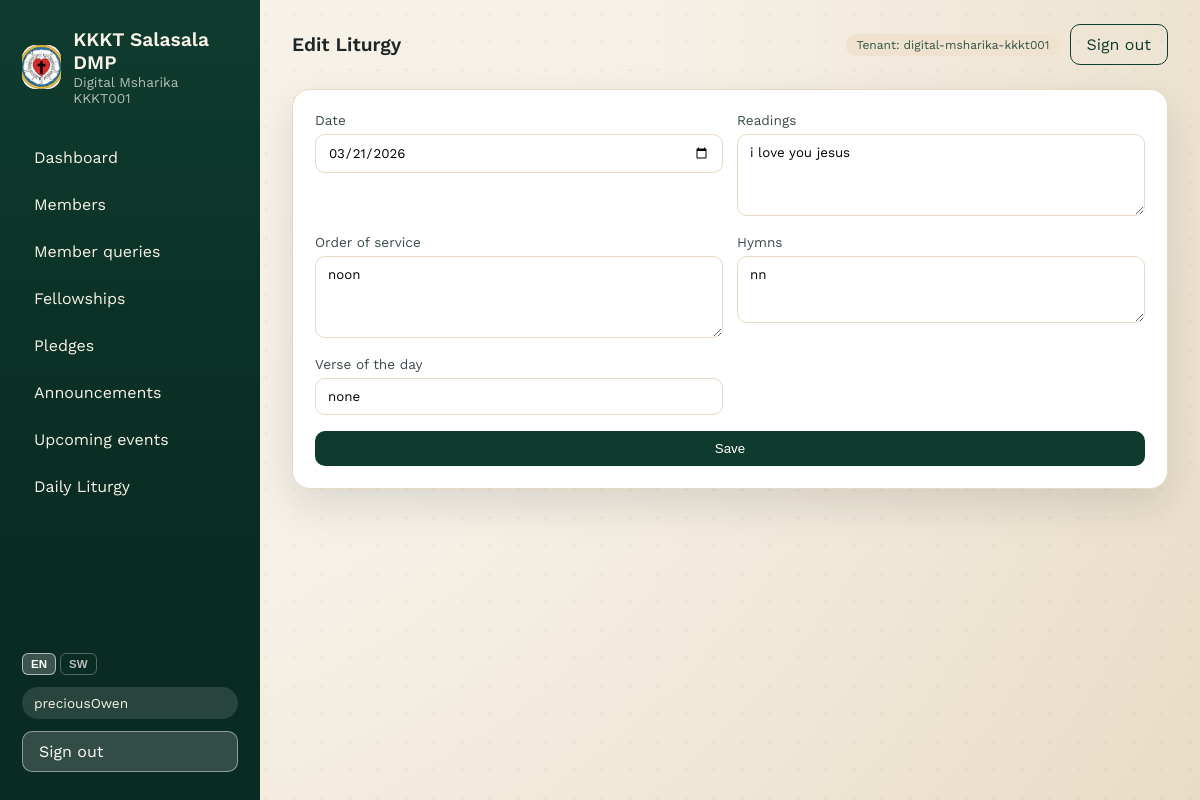
The app's page /content/liturgy/1/edit/ (signed in) with its own data.
### tenants/models.py (models this page shows, shortened)
class Tenant(models.Model):
	name = models.CharField(max_length=200)
	slug = models.SlugField(unique=True)
	is_active = models.BooleanField(default=True)
	created_at = models.DateTimeField(auto_now_add=True)
	class Meta:
		ordering = ["name"]

### content_app/models.py (models this page shows, shortened)
class DailyLiturgy(TenantAwareModel):
	date = models.DateField()
	readings = models.TextField()
	order_of_service = models.TextField()
	hymns = models.TextField()
	verse_of_the_day = models.CharField(max_length=300)
	class Meta:
		ordering = ["-date"]
		constraints = [
			models.UniqueConstraint(
				fields=["tenant", "date"],
				name="uniq_liturgy_date_per_tenant",
			)
		]

### content_app/views.py (the view, shortened to what this page needs)
# urls.py: path("liturgy/<int:pk>/edit/", views.DailyLiturgyUpdateView.as_view(), name="liturgy-update"),
class DailyLiturgyUpdateView(TenantMixin, UpdateView):
    model = DailyLiturgy
    form_class = DailyLiturgyForm
    template_name = "content_app/liturgy_form.html"
    success_url = reverse_lazy("content:liturgy")
    def get_context_data(self, **kwargs):
        ctx = super().get_context_data(**kwargs)
        ctx["title"] = "Edit Liturgy"
        return ctx
    def dispatch(self, request, *args, **kwargs):
        if not self.is_admin():
            raise PermissionDenied
        return super().dispatch(request, *args, **kwargs)

### content_app/forms.py
class DailyLiturgyForm(forms.ModelForm):
    date = forms.DateField(
        widget=forms.DateInput(attrs={"type": "date", "class": "form-control"})
    )
    class Meta:
        model = DailyLiturgy
        exclude = ["tenant"]
        widgets = {
            "readings": forms.Textarea(attrs={"class": "form-control", "rows": 4}),
            "order_of_service": forms.Textarea(
                attrs={"class": "form-control", "rows": 4}
            ),
            "hymns": forms.Textarea(attrs={"class": "form-control", "rows": 3}),
            "verse_of_the_day": forms.TextInput(attrs={"class": "form-control"}),
        }

### content_app/views.py (called while the page is built)
    def get_tenant(self):
        return getattr(self.request, "tenant", None)

    def is_admin(self):
        user = self.request.user
        return user.is_superuser or user.id == 1

    def get_queryset(self):
        qs = super().get_queryset()
        tenant = self.get_tenant()
        if tenant is None:
            return qs.none()
        return qs.filter(tenant=tenant)

### tenants/context_processors.py (called while the page is built)
def pending_applications(request):
    user = getattr(request, "user", None)
    tenant = getattr(request, "tenant", None)
    if not user or not user.is_authenticated or tenant is None:
        return {"pending_applications_count": 0}
    if not (user.is_superuser or user.id == 1):
        return {"pending_applications_count": 0}
    count = MemberApplication.objects.filter(
        tenant=tenant,
        status=MemberApplication.STATUS_PENDING,
    ).count()
    return {"pending_applications_count": count}

### templates/content_app/liturgy_form.html (shortened to what this page needs)
{% extends 'base.html' %}
{% load i18n %}
{% block header %}{{ title|default:_('Liturgy') }}{% endblock %}
{% block content %}
<section class="card">
    {% if user.is_superuser or user.id == 1 %}
        <form method="post" class="form">
            <div class="form-grid">
                {% for field in form %}
                    <label>
                        <span>{{ field.label }}</span>
                        {{ field }}
                    </label>
                {% endfor %}
            </div>
            <button class="btn" type="submit">{% trans "Save" %}</button>
        </form>
    {% else %}
        <p class="muted">{% trans "You do not have permission to edit liturgy entries." %}</p>
    {% endif %}
</section>
{% endblock %}

### templates/base.html (shortened to what this page needs)
{% load static i18n %}
{% get_current_language as LANGUAGE_CODE %}
<!DOCTYPE html>
<html lang="{{ LANGUAGE_CODE }}">
<head>
    <link rel="stylesheet" href="{% static 'css/app.css' %}" />
</head>
<body>
    <div class="page">
        {% if not hide_sidebar %}
        <aside class="sidebar" id="sidebar">
            <div class="brand">
                <div class="brand-mark">
                    <img src="/media/logo/kkkt-logo.jpg" alt="KKKT Salasala DMP logo" />
                </div>
                <div>
                    <div class="brand-title">KKKT Salasala DMP</div>
                    {% if request.tenant %}
                        <div class="brand-sub">{{ request.tenant.name }}</div>
                    {% endif %}
                </div>
            </div>
            <nav class="nav">
                {% if user.is_authenticated and user.is_superuser or user.is_authenticated and user.id == 1 %}
                    <a href="{% url 'home' %}">{% trans "Dashboard" %}</a>
                    <a href="{% url 'members:list' %}">{% trans "Members" %}</a>
                    <a href="{% url 'members:applications' %}">
                        {% trans "Member queries" %}
                    </a>
                    <a href="{% url 'fellowships:list' %}">{% trans "Fellowships" %}</a>
                    <a href="{% url 'pledges:list' %}">{% trans "Pledges" %}</a>
                    <a href="{% url 'content:announcements' %}">{% trans "Announcements" %}</a>
                    <a href="{% url 'content:upcoming-events' %}">{% trans "Upcoming events" %}</a>
                    <a href="{% url 'content:liturgy' %}">{% trans "Daily Liturgy" %}</a>
                {% endif %}
            </nav>
            <div class="sidebar-footer">
                <form action="{% url 'set_language' %}" method="post" class="lang-sw">
                    <button name="language" value="en" type="submit" class="lang-btn{% if LANGUAGE_CODE == 'en' %} active{% endif %}">EN</button>
                    <button name="language" value="sw" type="submit" class="lang-btn{% if LANGUAGE_CODE == 'sw' %} active{% endif %}">SW</button>
                </form>
                {% if user.is_authenticated %}
                    <div class="user-pill">{{ user.username }}</div>
                    <a class="btn ghost" href="{% url 'logout' %}">{% trans "Sign out" %}</a>
                {% else %}
                    <a class="btn" href="{% url 'login' %}">{% trans "Sign in" %}</a>
                {% endif %}
            </div>
        </aside>
        {% endif %}
        <div class="content">
            <header class="topbar">
                <div class="topbar-title">{% block header %}{% trans "Welcome" %}{% endblock %}</div>
                <div class="topbar-actions">
                    {% if request.tenant %}
                        <span class="badge">{% trans "Tenant" %}: {{ request.tenant.slug }}</span>
                    {% endif %}
                    {% if user.is_authenticated %}
                        <a class="btn ghost" href="{% url 'logout' %}">{% trans "Sign out" %}</a>
                    {% endif %}
                </div>
            </header>
            <main class="main">
                {% block content %}{% endblock %}
            </main>
        </div>
    </div>
</body>
</html>

### static/css/app.css (style rules this page uses)
:root { --ink: #1e2526; --ink-soft: #3b4a4c; --parchment: #f6f1e7; --sand: #efe3cf; --forest: #0f3b2e; --olive: #325443; --gold: #c7a35b; --rose: #f4d7c9; --card: #ffffff; --border: #e5d9c4; --shadow: 0 16px 40px rgba(18, 28, 29, 0.12); }
* { box-sizing: border-box; }
img, video, iframe { max-width: 100%; height: auto; }
body { margin: 0; font-family: "Work Sans", "Segoe UI", sans-serif; color: var(--ink); background: radial-gradient(circle at top left, #f8f2e8 0%, var(--parchment) 45%, #e9dcc6 100%); min-height: 100vh; }
body::before { content: ""; position: fixed; inset: 0; background-image: radial-gradient(rgba(15, 59, 46, 0.06) 1px, transparent 0); background-size: 28px 28px; pointer-events: none; z-index: 0; }
a { color: inherit; text-decoration: none; }
.page { display: flex; min-height: 100vh; position: relative; z-index: 1; width: 100%; max-width: 100vw; overflow-x: hidden; }
.sidebar { width: 260px; background: linear-gradient(180deg, var(--forest), #0a2b22 70%); color: #f8f3e8; padding: 28px 22px; display: flex; flex-direction: column; gap: 32px; }
.brand { display: flex; gap: 12px; align-items: center; }
.brand-mark { width: 44px; height: 44px; border-radius: 14px; background: var(--gold); color: #231b0f; font-weight: 700; display: grid; place-items: center; overflow: hidden; }
.brand-mark img { width: 100%; height: 100%; object-fit: cover; display: block; }
.brand-title { font-size: 1.2rem; font-weight: 600; }
.brand-sub { font-size: 0.85rem; opacity: 0.7; }
.nav { display: flex; flex-direction: column; gap: 8px; }
.nav a { padding: 10px 12px; border-radius: 12px; transition: all 0.2s ease; }
.sidebar-footer { margin-top: auto; display: flex; flex-direction: column; gap: 12px; }
.user-pill { background: rgba(255, 255, 255, 0.12); padding: 8px 12px; border-radius: 999px; font-size: 0.85rem; }
.content { flex: 1; padding: 24px 32px 48px; min-width: 0; max-width: 100%; }
.topbar { display: flex; align-items: center; justify-content: space-between; gap: 16px; margin-bottom: 24px; }
.topbar-title { font-size: 1.2rem; font-weight: 600; }
.topbar-actions { display: flex; align-items: center; gap: 10px; flex-wrap: wrap; justify-content: flex-end; }
.main { display: flex; flex-direction: column; gap: 24px; }
.card { background: var(--card); border-radius: 18px; padding: 22px; border: 1px solid var(--border); box-shadow: var(--shadow); overflow-wrap: anywhere; }
.badge { background: var(--sand); color: var(--olive); padding: 4px 10px; border-radius: 999px; font-size: 0.75rem; }
.btn { background: var(--forest); color: #fff; padding: 10px 16px; border-radius: 10px; border: none; cursor: pointer; display: inline-block; transition: transform 0.2s ease, box-shadow 0.2s ease; }
.btn.ghost { background: transparent; color: var(--forest); border: 1px solid var(--forest); }
.sidebar .btn.ghost { background: rgba(255, 255, 255, 0.16); color: #fff; border-color: rgba(255, 255, 255, 0.45); }
.form { display: flex; flex-direction: column; gap: 16px; }
.form-grid { display: grid; gap: 14px; grid-template-columns: repeat(2, minmax(220px, 1fr)); }
label span { display: block; font-size: 0.85rem; margin-bottom: 6px; color: var(--ink-soft); }
input, select, textarea { width: 100%; padding: 10px 12px; border-radius: 10px; border: 1px solid var(--border); background: #fff; font-family: inherit; }

### templates/base.html (style rules this page uses)
.lang-sw { display:flex; gap:4px; }
.lang-btn { background:transparent; border:1px solid rgba(255,255,255,.3); color:rgba(255,255,255,.7); border-radius:6px; padding:4px 8px; font-size:.72rem; font-weight:600; cursor:pointer; transition:all .2s; }
.lang-btn:hover, .lang-btn.active { background:rgba(255,255,255,.2); color:#fff; border-color:rgba(255,255,255,.6); }

### records on screen
Tenant: tenant.name "Digital Msharika KKKT001", tenant.slug "digital-msharika-kkkt001"
DailyLiturgy: form "03/21/2026" "i love you jesus" "noon" "nn" "none"

### other values on screen
{{ user.username }} "preciousOwen"
{{ title|default:_('Liturgy') }} "Edit Liturgy"
{{ field.label }} "Date" "Readings" "Order of service" "Hymns" "Verse of the day"
